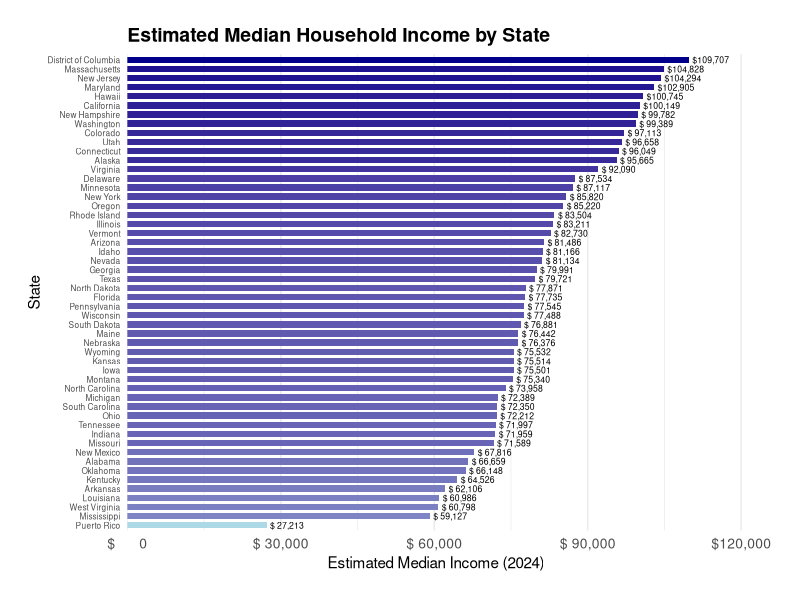

The R source for this figure:
library(ggplot2)

options(scipen = 999)

data <- read.csv("2024.csv", skip = 1)

clean_data <- data[, c("Geographic.Area.Name", "Estimate..Households..Median.income..dollars.")]
colnames(clean_data) <- c("State", "Income")

clean_data$Income <- as.numeric(gsub(",", "", clean_data$Income))

clean_data <- clean_data[clean_data$State!="United States", ]

ggplot(clean_data, aes(x = reorder(State, Income), y=Income, fill=Income))+
  geom_col(width = 0.7)+
  geom_text(aes(label = paste0("$", format(Income, big.mark=","))),
            hjust = -0.1, size = 2.2)+
  coord_flip() +
  
  labs(title = "Estimated Median Household Income by State",
       x = "State",
       y = "Estimated Median Income (2024)") +
  
  scale_fill_gradient(low = "lightblue", high = "darkblue") +
  
  # Add dollar signs to x-axis
  scale_y_continuous(
    labels = function(x) paste0("$", format(x, big.mark=",")),
    expand = expansion(mult = c(0, 0.1))
  ) +
  
  theme_minimal() +
  theme(
    axis.text.y = element_text(size = 6),
    axis.text.x = element_text(size = 10),
    plot.title = element_text(size = 14, face = "bold"),
    plot.margin = margin(20, 40, 20, 20),
    panel.grid.major.y = element_blank(),
    legend.position = "none"
  )
